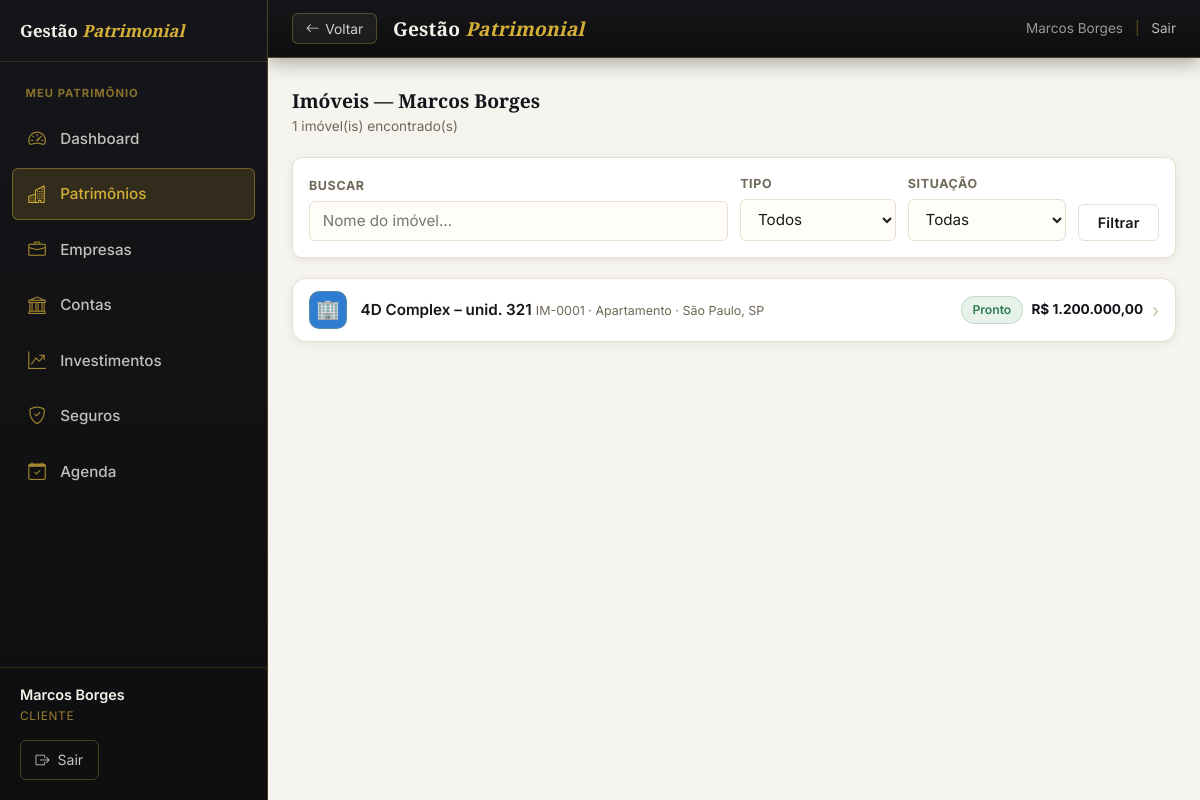
Page /imoveis (signed in) on the committed database.
### tables this page shows
CREATE TABLE IF NOT EXISTS clientes (
  id              INT AUTO_INCREMENT PRIMARY KEY,
  usuario_id      INT NULL,                           
  tipo_pessoa     ENUM('PF','PJ') NOT NULL DEFAULT 'PF',
  nome            VARCHAR(200) NOT NULL,              
  nome_completo   VARCHAR(200) NULL,                  
  apelido         VARCHAR(80)  NULL,
  cpf_cnpj        VARCHAR(18)  NOT NULL,
  rg              VARCHAR(20)  NULL,
  rg_orgao        VARCHAR(30)  NULL,
  rg_uf           VARCHAR(2)   NULL,
  data_nascimento DATE         NULL,
  naturalidade    VARCHAR(80)  NULL,
  nacionalidade   VARCHAR(60)  NULL DEFAULT 'Brasileira',
  estado_civil    ENUM('solteiro','casado','divorciado','viuvo','uniao_estavel','separado') NULL,
  regime_bens     ENUM('comunhao_parcial','comunhao_universal','separacao_total','participacao_final','nao_aplicavel') NULL,
  profissao       VARCHAR(80)  NULL,
  tipo_sanguineo  ENUM('A+','A-','B+','B-','AB+','AB-','O+','O-') NULL,
  nome_pai        VARCHAR(200) NULL,
  nome_mae        VARCHAR(200) NULL,
  cep             VARCHAR(9)   NULL,                  
  logradouro      VARCHAR(200) NULL,
  numero          VARCHAR(20)  NULL,
  complemento     VARCHAR(100) NULL,
  bairro          VARCHAR(100) NULL,
  cidade          VARCHAR(100) NULL,
  uf              VARCHAR(2)   NULL,
  email           VARCHAR(150) NULL,                  
  telefone        VARCHAR(20)  NULL,                  
  tem_testamento  TINYINT(1) NOT NULL DEFAULT 0,
  testamento_obs  TEXT         NULL,
  observacoes     TEXT         NULL,
  ativo           TINYINT(1) NOT NULL DEFAULT 1,
  criado_em       DATETIME NOT NULL DEFAULT CURRENT_TIMESTAMP,
  FOREIGN KEY (usuario_id) REFERENCES usuarios(id) ON DELETE SET NULL
);

CREATE TABLE IF NOT EXISTS imoveis (
  id                    INT AUTO_INCREMENT PRIMARY KEY,
  cliente_id            INT NOT NULL,
  condominio_id         INT NULL,

   
  codigo                VARCHAR(20)  NOT NULL,        
  nome_referencia       VARCHAR(200) NOT NULL,
  tipo                  ENUM('apartamento','casa','sala_comercial','terreno','galpao','loja','hotel','outro') NOT NULL,
  finalidade            ENUM('residencial','comercial','mista','locacao','investimento') NOT NULL,
  situacao              ENUM('pronto','em_construcao','na_planta') NOT NULL DEFAULT 'pronto',

   
  logradouro            VARCHAR(200) NULL,
  numero                VARCHAR(20)  NULL,
  complemento           VARCHAR(100) NULL,
  cep                   VARCHAR(10)  NULL,
  bairro                VARCHAR(100) NULL,
  cidade                VARCHAR(100) NULL,
  estado                CHAR(2)      NULL,
  pais                  VARCHAR(60)  NOT NULL DEFAULT 'Brasil',

   
  inscricao_municipal   VARCHAR(60)  NULL,            
  site_cartorio         VARCHAR(255) NULL,            

   
  data_aquisicao        DATE         NULL,
  forma_aquisicao       ENUM('compra','heranca','doacao','permuta','integralizacao','outro') NULL,
  outros_proprietarios  VARCHAR(500) NULL,            

   
  valor_compra          DECIMAL(15,2) NULL,
  valor_entrada         DECIMAL(15,2) NULL,
  valor_financiamento   DECIMAL(15,2) NULL,
  banco_financiador     VARCHAR(150)  NULL,
  prazo_financiamento   INT           NULL,           
  taxa_juros_anual      DECIMAL(6,4)  NULL,           
  valor_mercado         DECIMAL(15,2) NULL,
  data_avaliacao_mercado DATE          NULL,

   
  custo_condominio      DECIMAL(10,2) NULL,
  custo_iptu_mensal     DECIMAL(10,2) NULL,           
  custo_energia         DECIMAL(10,2) NULL,
  custo_agua            DECIMAL(10,2) NULL,
  custo_internet        DECIMAL(10,2) NULL,
  custo_outros          DECIMAL(10,2) NULL,

  foto_principal        VARCHAR(300) NULL,            
  observacoes           TEXT         NULL,
  ativo                 TINYINT(1) NOT NULL DEFAULT 1,
  criado_em             DATETIME NOT NULL DEFAULT CURRENT_TIMESTAMP,
  atualizado_em         DATETIME NOT NULL DEFAULT CURRENT_TIMESTAMP ON UPDATE CURRENT_TIMESTAMP,

  FOREIGN KEY (cliente_id)   REFERENCES clientes(id)    ON DELETE RESTRICT,
  FOREIGN KEY (condominio_id) REFERENCES condominios(id) ON DELETE SET NULL
);

### app/Core/View.php (called while the page is built, shortened)
<?php
class View
{
    public static function render(string $view, array $data = []): void
    {
        $file = APP_PATH . '/Views/' . $view . '.php';
        extract($data, EXTR_SKIP);
        require $file;
    }
}

### app/Core/Controller.php (called while the page is built, shortened)
<?php
abstract class Controller
{
    protected function view(string $view, array $data = []): void
    {
        View::render($view, $data);
    }
}

### app/Controllers/ImoveisController.php (called while the page is built, shortened)
<?php
class ImoveisController extends Controller
{
    private function clienteEmContexto(array $usuario): array
    {
        $s = db()->prepare('SELECT * FROM clientes WHERE usuario_id = ? AND ativo = 1');
        $s->execute([$usuario['id']]);
        $cli = $s->fetch();
        return $cli;
    }
    public function index(): void
    {
        $usuario = usuario_logado();
        $cli     = $this->clienteEmContexto($usuario);
        $filtro_tipo     = $_GET['tipo']     ?? '';
        $filtro_situacao = $_GET['situacao'] ?? '';
        $filtro_busca    = trim($_GET['busca'] ?? '');
        $imoveis = Imovel::listar($cli['id'], [
            'tipo' => $filtro_tipo, 'situacao' => $filtro_situacao, 'busca' => $filtro_busca,
        ]);
        $this->view('imoveis/lista', compact(
            'cli', 'imoveis', 'filtro_tipo', 'filtro_situacao', 'filtro_busca',
            'novo_im', 'novo_pend', 'novo_pend_total'
        ));
    }
}

### app/Core/Router.php (called while the page is built, shortened)
<?php
class Router
{
    private array $routes = ['GET' => [], 'POST' => []];
    public function get(string $path, array $handler): void
    {
        $this->routes['GET'][trim($path, '/')] = $handler;
    }
    public function post(string $path, array $handler): void
    {
        $this->routes['POST'][trim($path, '/')] = $handler;
    }
    public function dispatch(string $url, string $method): void
    {
        $url    = trim($url, '/');
        $method = strtoupper($method) === 'POST' ? 'POST' : 'GET';
        $handler = $this->routes[$method][$url] ?? null;
        [$class, $action] = $handler;
        (new $class())->$action();
    }
}

### index.php (called while the page is built, shortened)
<?php
require_once __DIR__ . '/app/bootstrap.php';
$router = new Router();
$router->dispatch($_GET['url'] ?? '', $_SERVER['REQUEST_METHOD']);

### includes/functions.php (called while the page is built, shortened)
<?php
function base_url(string $path = ''): string {
    $base = defined('BASE_URL') ? BASE_URL : '/cezar/';
    return $base . ltrim($path, '/');
}
function moeda(float $valor): string {
    return 'R$ ' . number_format($valor, 2, ',', '.');
}
function tipo_imovel_label(string $tipo): string {
    $labels = [
        'apartamento'   => 'Apartamento',
        'casa'          => 'Casa',
        'sala_comercial'=> 'Sala Comercial',
        'terreno'       => 'Terreno',
        'galpao'        => 'Galpão',
        'loja'          => 'Loja',
        'hotel'         => 'Hotel',
        'outro'         => 'Outro',
    ];
    return $labels[$tipo] ?? $tipo;
}
function situacao_label(string $situacao): string {
    $labels = [
        'pronto'          => 'Pronto',
        'em_construcao'   => 'Em Construção',
        'na_planta'       => 'Na Planta',
    ];
    return $labels[$situacao] ?? $situacao;
}
function h(string $str): string {
    return htmlspecialchars($str, ENT_QUOTES, 'UTF-8');
}

### includes/auth.php (called while the page is built, shortened)
<?php
require_once __DIR__ . '/db.php';
function usuario_logado(): ?array {
    return $_SESSION['usuario'] ?? null;
}

### includes/db.php (called while the page is built, shortened)
<?php
function db(): PDO
{
    static $pdo = null;
    if ($pdo === null) {
        $host    = Env::get('DB_HOST', '127.0.0.1');
        $name    = Env::get('DB_NAME', 'gestao_patrimonial');
        $user    = Env::get('DB_USER', 'root');
        $pass    = Env::get('DB_PASS', '');
        $charset = Env::get('DB_CHARSET', 'utf8mb4');
        $dsn = "mysql:host={$host};dbname={$name};charset={$charset}";
        $pdo = new PDO($dsn, $user, $pass, [
            PDO::ATTR_ERRMODE            => PDO::ERRMODE_EXCEPTION,
            PDO::ATTR_DEFAULT_FETCH_MODE => PDO::FETCH_ASSOC,
            PDO::ATTR_EMULATE_PREPARES   => false,
        ]);
    }
    return $pdo;
}

### app/bootstrap.php (called while the page is built, shortened)
<?php
spl_autoload_register(function (string $class): void {
    foreach (['Core', 'Controllers', 'Models'] as $dir) {
        $file = APP_PATH . '/' . $dir . '/' . $class . '.php';
        if (is_file($file)) {
            return;
        }
    }
});

### app/Models/Imovel.php (called while the page is built, shortened)
<?php
class Imovel
{
    public static function listar(int $clienteId, array $f = []): array
    {
        $sql    = 'SELECT * FROM imoveis WHERE cliente_id = ? AND ativo = 1';
        $params = [$clienteId];
        $sql .= ' ORDER BY nome_referencia';
        $st = db()->prepare($sql);
        $st->execute($params);
        return $st->fetchAll();
    }
}

### app/Views/imoveis/lista.php (the view, shortened to what this page needs)
<?php
require APP_ROOT . '/includes/header.php';
?>
<div class="container">
  <div style="display:flex;align-items:center;justify-content:space-between;margin-bottom:1.25rem;flex-wrap:wrap;gap:.75rem">
    <div>
      <h2 style="font-size:1.2rem;color:var(--cor-primaria)">Imóveis — <?= h($cli['nome']) ?></h2>
      <div style="font-size:.85rem;color:var(--cor-secundario)"><?= count($imoveis) ?> imóvel(is) encontrado(s)</div>
    </div>
  </div>
  <div class="card" style="padding:1rem">
    <form method="get" style="display:flex;gap:.75rem;flex-wrap:wrap;align-items:flex-end">
      <div class="form-grupo" style="margin:0;flex:1;min-width:160px">
        <label>Buscar</label>
        <input type="text" name="busca" placeholder="Nome do imóvel…" value="<?= h($filtro_busca) ?>">
      </div>
      <div class="form-grupo" style="margin:0;min-width:150px">
        <label>Tipo</label>
        <select name="tipo">
          <option value="">Todos</option>
        </select>
      </div>
      <div class="form-grupo" style="margin:0;min-width:150px">
        <label>Situação</label>
        <select name="situacao">
          <option value="">Todas</option>
        </select>
      </div>
      <button type="submit" class="btn btn-secundario">Filtrar</button>
    </form>
  </div>
  <?php if ($imoveis): ?>
  <?php
    $tipo_visual = [
      'apartamento'    => ['🏢', '#2e7dd1'],
      'casa'           => ['🏠', '#1a7a45'],
      'terreno'        => ['🌳', '#b3700f'],
      'sala_comercial' => ['🏪', '#0d9488'],
      'galpao'         => ['🏭', '#475569'],
      'loja'           => ['🏬', '#9333ea'],
      'hotel'          => ['🏨', '#dc2626'],
      'outro'          => ['🏗️', 'var(--cor-secundario)'],
    ];
  ?>
  <div class="ios-list">
    <?php foreach ($imoveis as $im):
      [$ic, $cor] = $tipo_visual[$im['tipo']] ?? ['🏠', 'var(--cor-secundario)'];
      $local = trim(($im['cidade'] ?? '') . ($im['estado'] ? ', ' . $im['estado'] : ''));
    ?>
    <a href="<?= base_url('imoveis/ficha?id=' . $im['id']) ?>" class="ios-row">
      <span class="ios-icone" style="background:<?= $cor ?>">
        <?php if ($im['foto_principal']): ?><img src="<?= base_url($im['foto_principal']) ?>" alt="" style="width:100%;height:100%;object-fit:cover;border-radius:10px"><?php else: ?><?= $ic ?><?php endif; ?>
      </span>
      <span class="ios-corpo">
        <span class="ios-titulo"><?= h($im['nome_referencia']) ?></span>
        <span class="ios-sub"><?= h($im['codigo']) ?> · <?= h(tipo_imovel_label($im['tipo'])) ?><?= $local ? ' · ' . h($local) : '' ?></span>
      </span>
      <span class="ios-dir">
        <span class="tag <?= $im['situacao']==='pronto' ? 'tag-verde' : 'tag-laranja' ?>"><?= situacao_label($im['situacao']) ?></span>
        <span class="ios-valor"><?= $im['valor_mercado'] ? moeda((float)$im['valor_mercado']) : '—' ?></span>
        <span class="ios-chevron">›</span>
      </span>
    </a>
    <?php endforeach; ?>
  </div>
  <?php endif; ?>
</div>
<?php require APP_ROOT . '/includes/footer.php'; ?>

### includes/header.php (shortened to what this page needs)
<?php
require_once __DIR__ . '/db.php';
require_once __DIR__ . '/auth.php';
require_once __DIR__ . '/functions.php';
$usuario = usuario_logado();
$cliente_sel = cliente_selecionado();
?>
<!DOCTYPE html>
<html lang="pt-BR">
<head>
  <link rel="stylesheet" href="https://cdn.jsdelivr.net/npm/bootstrap-icons@1.11.3/font/bootstrap-icons.min.css">
  <?php $css_ver = @filemtime(__DIR__ . '/../assets/css/style.css') ?: time(); ?>
  <link rel="stylesheet" href="<?= base_url('assets/css/style.css') ?>?v=<?= $css_ver ?>">
</head>
<body>
<?php
if ($usuario):
  $rota_atual = trim($_GET['url'] ?? '', '/');
  $eh_admin   = $usuario['nivel'] === 'admin';
?>
<header class="topo">
  <button type="button" class="topo-voltar"
          onclick="history.length > 1 ? history.back() : location.href='<?= base_url($eh_admin ? 'gestao-geral' : 'dashboard') ?>'"
          aria-label="Voltar">
    <i class="bi bi-arrow-left"></i><span>Voltar</span>
  </button>
  <div class="topo-logo">Gestão <span>Patrimonial</span></div>
  <div class="topo-usuario">
    <?= h($usuario['nome']) ?>
    <span class="topo-sep">|</span>
    <a href="<?= base_url('logout') ?>">Sair</a>
  </div>
</header>
<aside class="menu-lateral" id="menu-lateral" aria-hidden="true">
  <div class="menu-lateral-topo">
    <span class="menu-lateral-marca">Gestão <span>Patrimonial</span></span>
  </div>
  <nav class="menu-nav">
    <?php
    if ($eh_admin) {
      $grupos = [
        ['Geral', [
          ['gestao-geral', 'Gestão Geral', 'bi-columns-gap',    true],
          ['clientes',     'Clientes',     'bi-people',         true],
          ['agenda',       'Agenda',       'bi-calendar-check', true],
        ]],
      ];
      if ($cliente_sel) {
        $grupos[] = [$cliente_sel['nome'], [
          ['dashboard',  'Dashboard',   'bi-speedometer2', true],
          ['patrimonio', 'Patrimônios', 'bi-buildings',    true],
          ['empresas',   'Empresas',    'bi-briefcase',    true],
          ['contas',     'Contas',      'bi-bank',         true],
          ['investimentos','Investimentos','bi-graph-up-arrow', true],
          ['seguros',    'Seguros',     'bi-shield-check', true],
        ]];
      }
    } else {
      $grupos = [
        ['Meu patrimônio', [
          ['dashboard',  'Dashboard',   'bi-speedometer2',   true],
          ['patrimonio', 'Patrimônios', 'bi-buildings',      true],
          ['empresas',   'Empresas',    'bi-briefcase',      true],
          ['contas',     'Contas',      'bi-bank',           true],
          ['investimentos','Investimentos','bi-graph-up-arrow', true],
          ['seguros',    'Seguros',     'bi-shield-check',   true],
          ['agenda',     'Agenda',      'bi-calendar-check', true],
        ]],
      ];
    }
    foreach ($grupos as [$titulo, $itens]):
    ?>
      <div class="menu-grupo-tit"><?= h($titulo) ?></div>
      <?php foreach ($itens as [$rota, $rotulo, $icone, $mostrar]):
        $ativo = ($rota_atual === $rota || str_starts_with($rota_atual, $rota . '/')) ? ' ativo' : '';
        if ($rota === 'patrimonio' && preg_match('#^(imoveis|veiculos|outros)#', $rota_atual)) $ativo = ' ativo';
      ?>
        <a class="menu-item<?= $ativo ?>" href="<?= base_url($rota) ?>">
          <i class="bi <?= $icone ?>"></i><span><?= h($rotulo) ?></span>
        </a>
      <?php endforeach; ?>
    <?php endforeach; ?>
  </nav>
  <div class="menu-lateral-rodape">
    <div class="menu-user">
      <div class="menu-user-nome"><?= h($usuario['nome']) ?></div>
      <div class="menu-user-nivel"><?= $eh_admin ? 'Administrador' : 'Cliente' ?></div>
    </div>
    <a class="menu-sair" href="<?= base_url('logout') ?>">
      <i class="bi bi-box-arrow-right"></i> Sair
    </a>
  </div>
</aside>
<?php endif; ?>

### includes/footer.php (shortened to what this page needs)
</body>
</html>

### rows in the picture
clientes: nome "Marcos Borges"
imoveis: ic "🏢", nome_referencia "4D Complex – unid. 321", codigo "IM-0001", tipo "Apartamento", local "São Paulo, SP", situacao "Pronto", valor_mercado "R$ 1.200.000,00"

### other values in the picture
$titulo "MEU PATRIMÔNIO"
$rotulo "Dashboard"
$rotulo "Patrimônios"
$rotulo "Empresas"
$rotulo "Contas"
$rotulo "Investimentos"
$rotulo "Seguros"
$rotulo "Agenda"
count($imoveis) "1"
